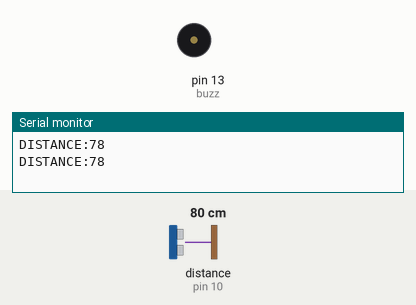
Bench run of a sketch on a simulated Arduino Uno, built with avr-gcc and run on an emulated ATmega328P. On the bench: buzzer (waves = sounding, pin HIGH), the last lines printed to the serial monitor. Wiring (inferred from the names in the program): ultrasonic range finder: trigger pin 9; echo pin 10. The test bench sets the inputs (shaded band); at power-on: distance to the obstacle (sensor on pin 10) 80 cm. The echo pulse lasts 58.3 µs per cm; pins used as bus, display or sensor lines are not drawn.

Above: at 1.8 s.
1.9 s: distance to the obstacle (sensor on pin 10) set to 45 cm
3.4 s: distance to the obstacle (sensor on pin 10) set to 38 cm
At 4.4 s:
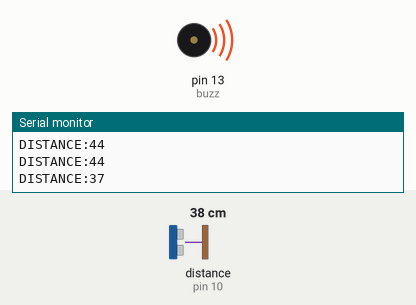
7.5 s: distance to the obstacle (sensor on pin 10) set to 60 cm
At 8.7 s:
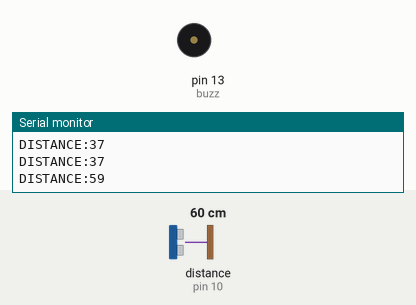
9.0 s: distance to the obstacle (sensor on pin 10) set to 35 cm
At 10.8 s:
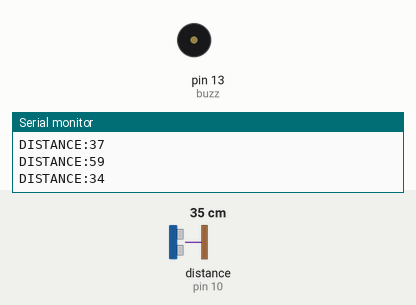
Timing chart, 0 to 14.1 s (numbered marks = the images above; inputs shaded):
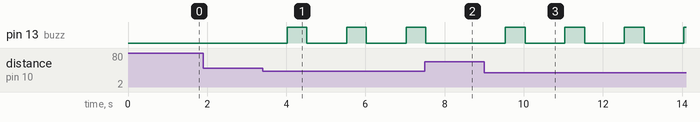

The sketch:

UltraSonicBasic.ino
```cpp
//the simple code for the ultra sonic sensor.

int trigg = 9;
int echo = 10;
int buzz = 13;

long duration;
int distance;

void setup() {
  // put your setup code here, to run once:
pinMode(trigg , OUTPUT);
pinMode(echo , INPUT);
pinMode(buzz , OUTPUT);
Serial.begin(9600);
}

void loop() {
  // initially the trigg should be off so to make sure that this is done.
  digitalWrite(trigg , LOW);
  delayMicroseconds(2);

  digitalWrite(trigg , HIGH);
  delayMicroseconds(10);
  digitalWrite(trigg , LOW);

  duration = pulseIn(echo, HIGH);
  distance = duration*0.034/2;
  Serial.print("DISTANCE:");
  Serial.println(distance);
  if(distance < 25)
  {
    digitalWrite( buzz, HIGH);
    delay(50);
    digitalWrite( buzz, LOW);
    }
   if(distance > 25 && distance < 40)
   {
    digitalWrite( buzz, HIGH);
    delay(500);
    digitalWrite( buzz, LOW);
    }
    else
    digitalWrite( buzz, LOW );
    delay(1000);
}
```

Measured:
- the behaviour switches between 41 and 40 cm on distance to the obstacle (sensor on pin 10) (found by bisection; images 0 and 1)
- after the input at 3.4 s, pin 13 (buzz): alternates HIGH for 0.50 s and LOW for 1.0 s, starting after 0.62 s
- after the input at 7.5 s, pin 13 (buzz): goes on until 7.5 s, then stays LOW
- after the input at 9.0 s, pin 13 (buzz): alternates HIGH for 0.50 s and LOW for 1.0 s, starting after 0.53 s
